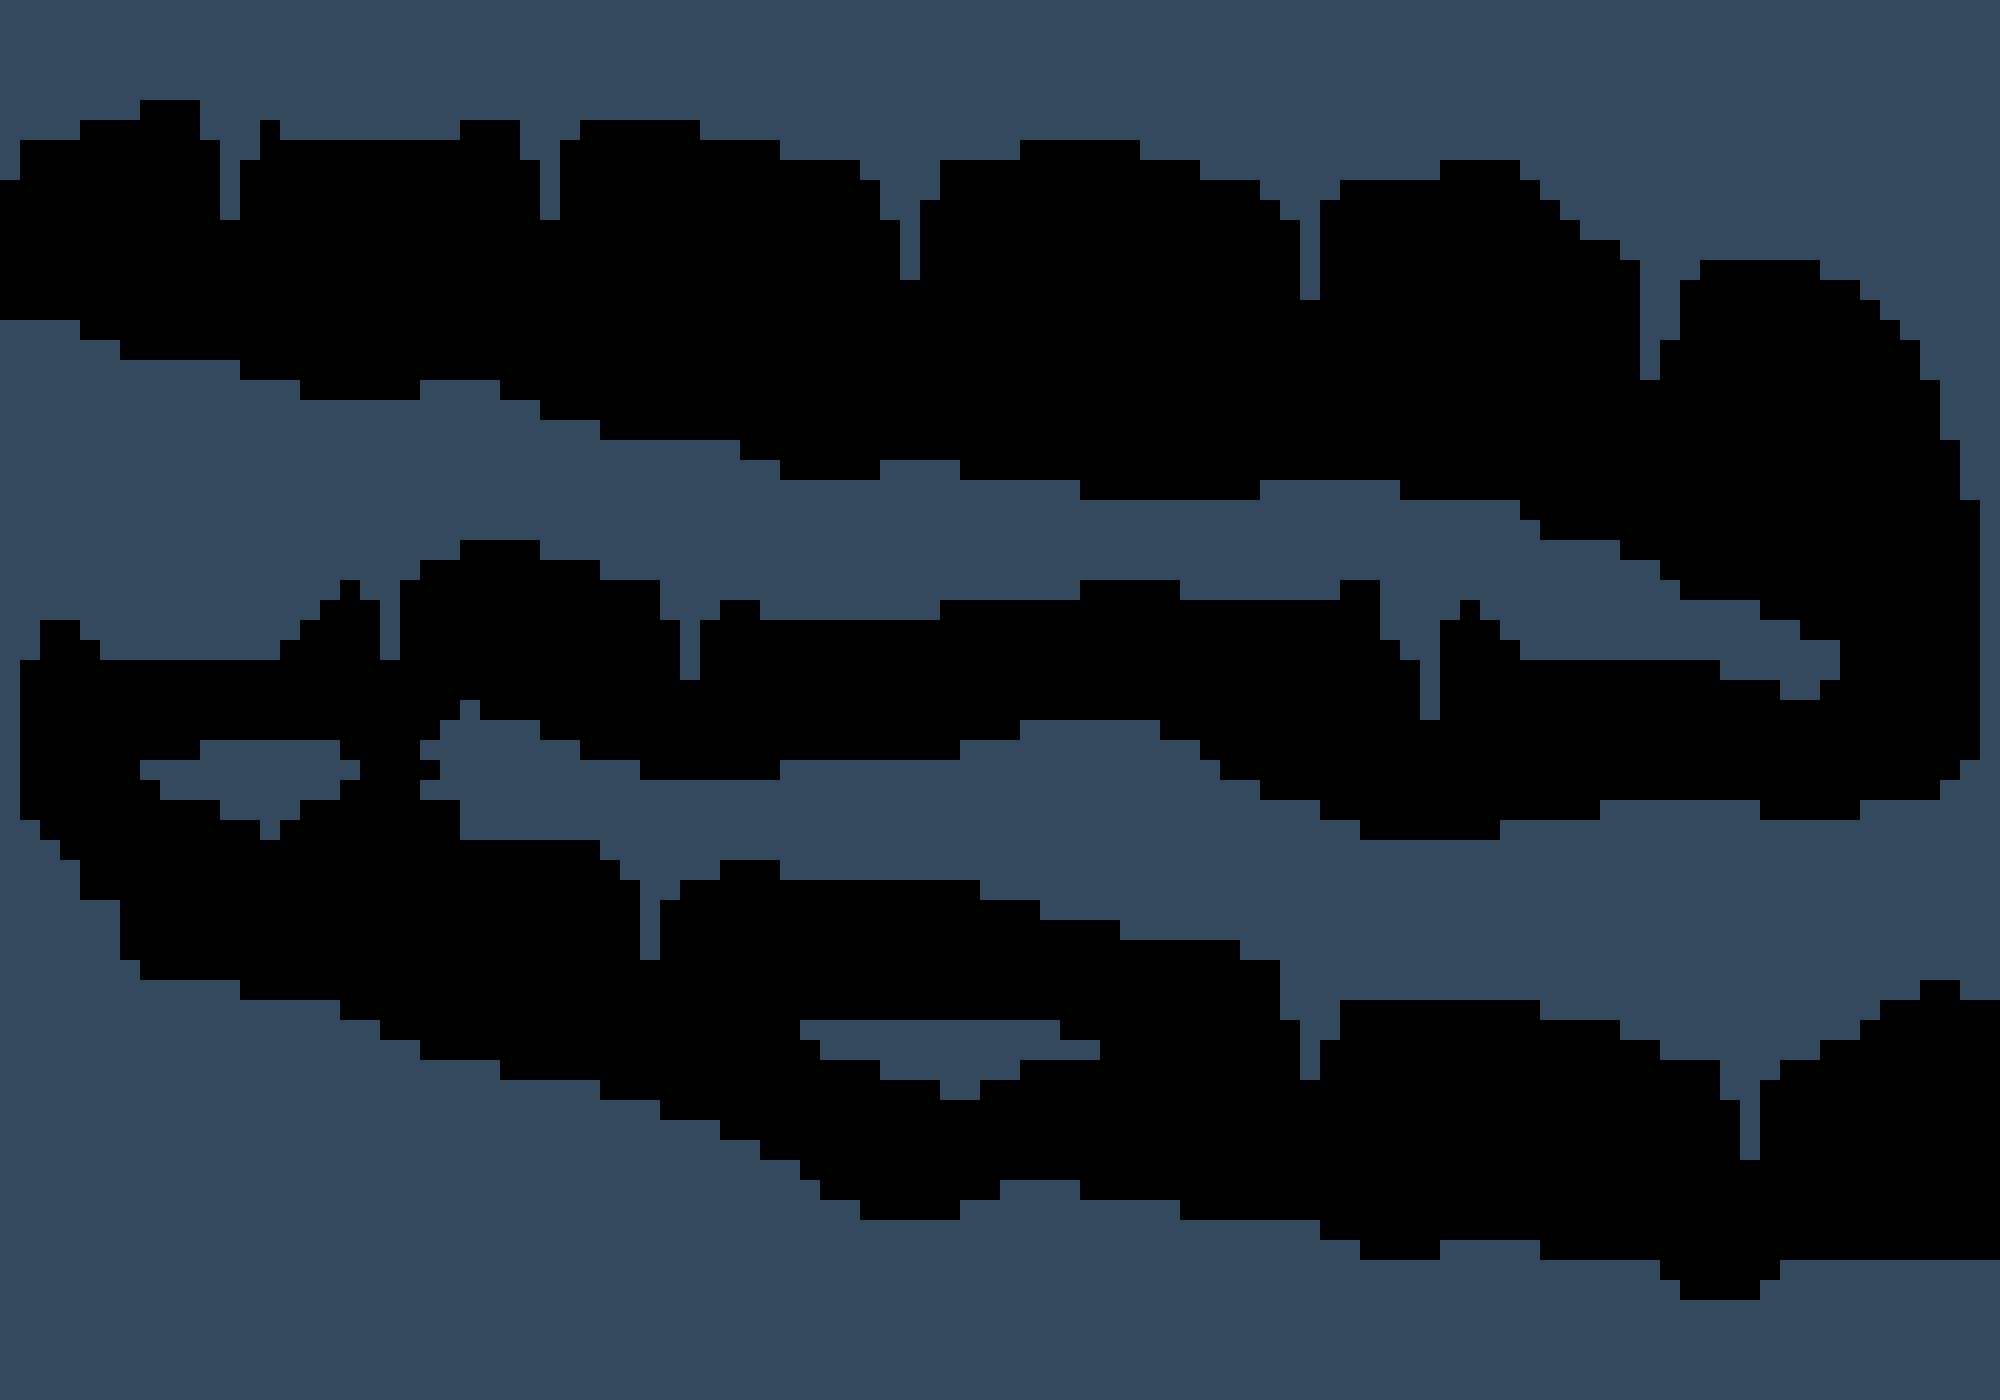

Rendered tile map (Tiled .tmx) drawn with the repository's tilesets; below, a short description and the map source with its tile grids summarised:
An orthogonal 100x70 tile map with 20x20 px tiles, 1 tile layer (Tile Layer 1).

<map version="1.0" orientation="orthogonal" width="100" height="70" tilewidth="20" tileheight="20">
 <tileset firstgid="1" name="tileset" tilewidth="20" tileheight="20">
  <image source="../img/world/tileset.png" width="60" height="20" />
 </tileset>
 <layer name="Tile Layer 1" width="100" height="70">
  <data>[7000 cells, 3691 non-empty, 1 distinct tile ids]</data>
 </layer>
</map>